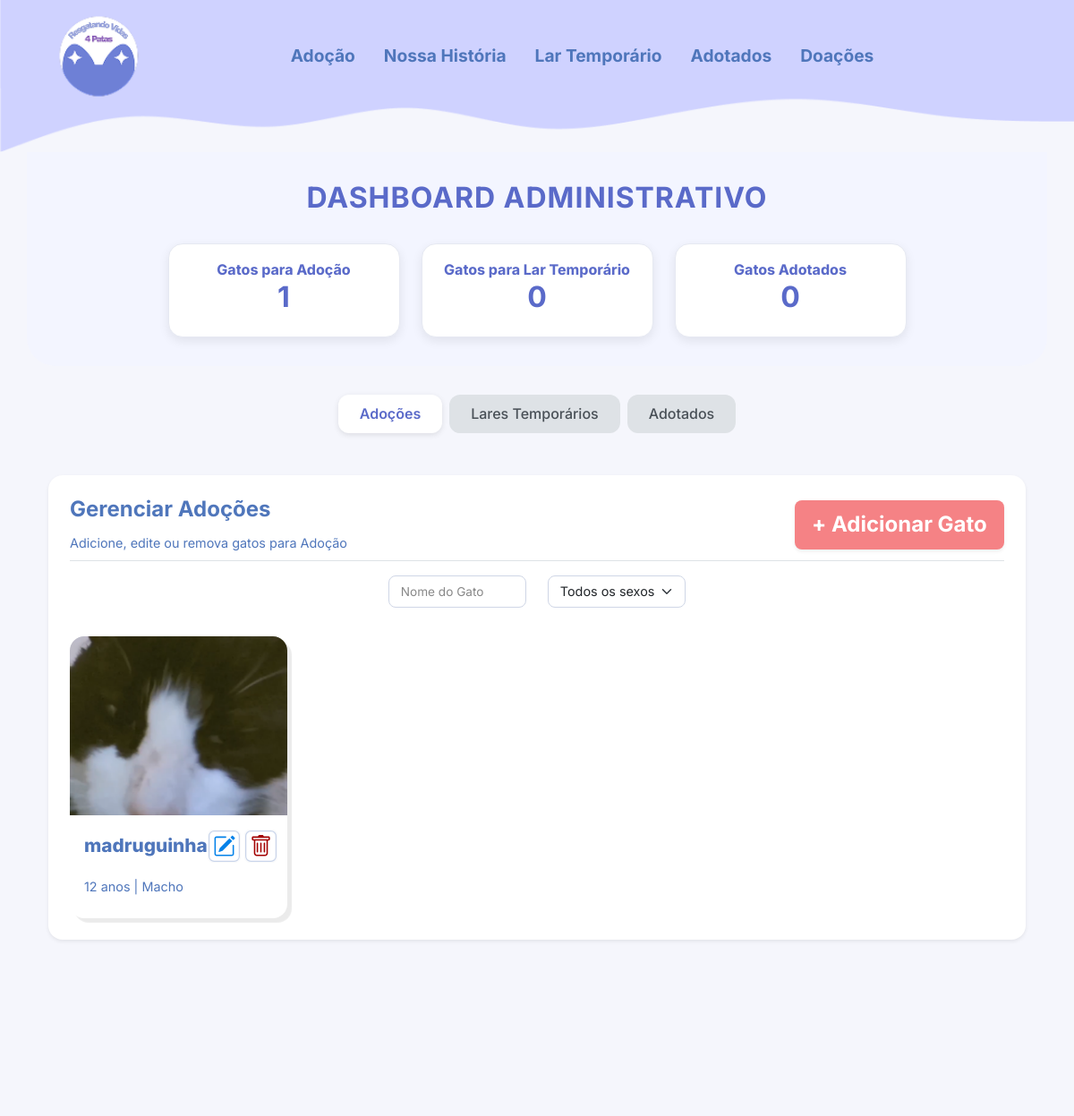
Before: /gatos/dashboard_admin_adocoes (upper part) with the older database file.
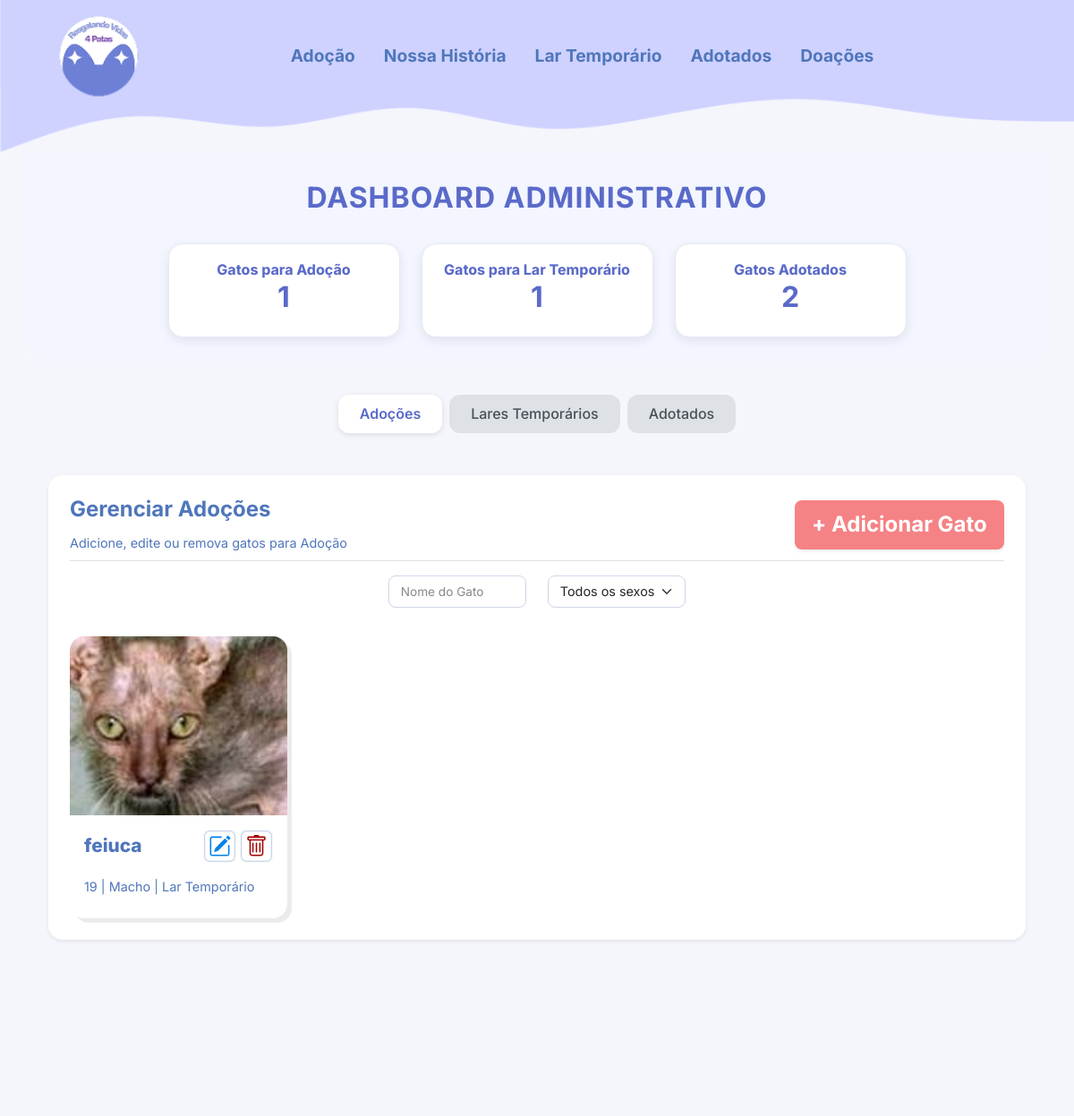
After: the same page with the newer database file.
### gatos/models.py (models this page shows, shortened)
class Gato(models.Model):
    SEXO_CHOICES = [
        ("M", "Macho"),
        ("F", "Fêmea"),
    ]
    nome = models.CharField(max_length=100, verbose_name="Nome do gato")
    sexo = models.CharField(max_length=1, choices=SEXO_CHOICES, verbose_name="Sexo", blank=False, null=False)
    idade = models.CharField(max_length=10, verbose_name="Idade")
    descricao = models.TextField(max_length=10000, verbose_name="Sobre o gato")
    imagem = models.ImageField(upload_to="gatos/", verbose_name="Foto do gato")
    lar_temporario = models.BooleanField(default=False, verbose_name="Precisa de lar temporário")
    cuidado = models.ForeignKey(Cuidado, on_delete=models.CASCADE, verbose_name="Cuidados")
    temperamento = models.ForeignKey(Temperamento, on_delete=models.CASCADE, verbose_name="Temperamento")
    sociavel = models.ForeignKey(Sociavel, on_delete=models.CASCADE, verbose_name="Socialização")
    moradia = models.ForeignKey(Moradia, on_delete=models.CASCADE, verbose_name="Moradia adequada")
    adotado = models.BooleanField(default=False, verbose_name="Adotado")
    created_at = models.DateTimeField(auto_now_add=True, verbose_name="Criado em")
    updated_at = models.DateTimeField(auto_now=True, verbose_name="Atualizado em")
    class Meta:
        verbose_name = "Gato"
        verbose_name_plural = "Gatos"
        db_table = "gatos"
        ordering = ["-created_at"]

### gatos/views.py (the view)
# urls.py: path("dashboard_admin_adocoes", dashboard_admin_adocoes, name="dashboard_admin_adocoes"),   # Função para conseguir acessar a tela de DashBoard do Admin - Com os gatos para adoção
def dashboard_admin_adocoes(request):
    gatos = Gato.objects.all()
    gatos = gatos.exclude(id__in=Adotados.objects.values_list('gato_id', flat=True))
    nome = request.GET.get("nome")
    if nome:
        gatos = gatos.filter(nome__icontains=nome)
    sexo = request.GET.get("sexo")
    if sexo in ["M", "F"]:
        gatos = gatos.filter(sexo=sexo)
    context = {
        "gatos": gatos,
    }
    return render(request, "gatos/dashboard_admin_adocoes.html", context)

### gatos/context_processors.py (called while the page is built)
def dashboard_totals(request):
    total_para_adocao = Gato.objects.exclude(id__in=Adotados.objects.values("gato")).count()
    total_lar_temporario = Gato.objects.filter(lar_temporario=True).exclude(id__in=Adotados.objects.values("gato")).count()
    total_adotados = Adotados.objects.count()
    return {
        "total_para_adocao": total_para_adocao,
        "total_lar_temporario": total_lar_temporario,
        "total_adotados": total_adotados,
    }

### gatos/templates/gatos/dashboard_admin_adocoes.html (shortened to what this page needs)
{% extends "ong/base_admin.html" %}
{% load static %}
{% block content%}
<link rel="stylesheet" href="{% static 'css/dashboard_admin_adocoes.css' %}">
<div class="container py-4">
    <div class="p-4 bg-white shadow-sm rounded-4">
        <div class="d-flex justify-content-between align-items-center mb-3 border-bottom pb-2">
            <div>
                <h2 class="fw-bold text-primary">Gerenciar Adoções</h2>
                <p class="subtitle-custom mb-0">Adicione, edite ou remova gatos para Adoção</p>
            </div>
            <a href="{% url 'gatos:solicitar' %}" class="btn btn-danger fw-bold shadow-sm rounded-3"> + Adicionar Gato </a>
        </div>
        <form method="GET" action="">
            <div class="row justify-content-center mb-4">
                <div class="col-md-2 col-sm-4 mb-2">
                    <input type="text" name="nome" class="form-control form-control-sm search-input" placeholder="Nome do Gato" onkeyup="debounceSubmit(this.form, 600)" value="{{ request.GET.nome|default:'' }}">
                </div>
                <div class="col-md-2 col-sm-4 mb-2">
                    <select name="sexo" class="form-select form-select-sm search-input" onchange="this.form.submit()">
                        <option value="">Todos os sexos</option>
                    </select>
                </div>
            </div>
        </form>
        <div class="row g-4">
            {% for gato in gatos %}
            <div class="col-lg-3 col-md-4 col-sm-6">
                <div class="card border-0 h-100 rounded-4 overflow-hidden">
                    {% if gato.imagem %}
                        <img src="{{ gato.imagem.url }}" class="card-img-top" alt="{{ gato.nome }}" style="object-fit: cover; height: 200px;">
                    {% else %}
                        <img src="https://placehold.co/300x200?text=Sem+Foto" class="card-img-top" alt="Sem imagem">
                    {%endif%}
                    <div class="card-body d-flex flex-column">
                        <div class="d-flex justify-content-between align-items-center mb-2">
                            <h5 class="card-title mb-0">{{ gato.nome }}</h5>
                            <div class="d-flex gap-1">
                                <a href="" class="btn btn-light p-1" title="Editar">
                                    <img src="{% static 'img/Icone_Editar.svg' %}" alt="Editar" style="width: 35px; height: 35px;">
                                </a>
                                <a href="javascript:void(0);" class="btn btn-light p-1 excluir-gato" data-id="{{ gato.id }}" data-nome="{{ gato.nome }}" title="Excluir">
                                    <img src="{% static 'img/Icone_Excluir.svg' %}" alt="Excluir" style="width: 35px; height: 35px;">
                                </a>
                            </div>
                        </div>
                        <p class="card-text mb-2"> {{ gato.idade }} |
                            {% if gato.sexo == 'M' %}
                            Macho
                            {% else %}
                            Fêmea
                            {% endif %}
                            {% if gato.lar_temporario == True %}
                            | Lar Temporário
                            {% endif %}
                        </p>
                    </div>
                </div>
            </div>
            {% empty %}
            <p class="text-muted text-center">Nenhum gato cadastrado para adoção.</p>
            {% endfor %}
        </div>
    </div>
</div>
{% endblock %}

Changed rows visible on the page:
no longer on this page (row edited): Gato: imagem (picture), nome "madruguinha", idade "12 anos", sexo "Macho"
added Gato: imagem (picture), nome "feiuca", idade "19", sexo "Macho", lar_temporario "| Lar Temporário"
Other visible differences:
{{ total_lar_temporario|default:"0" }}: "0" → "1"
{{ total_adotados|default:"0" }}: "0" → "2"
